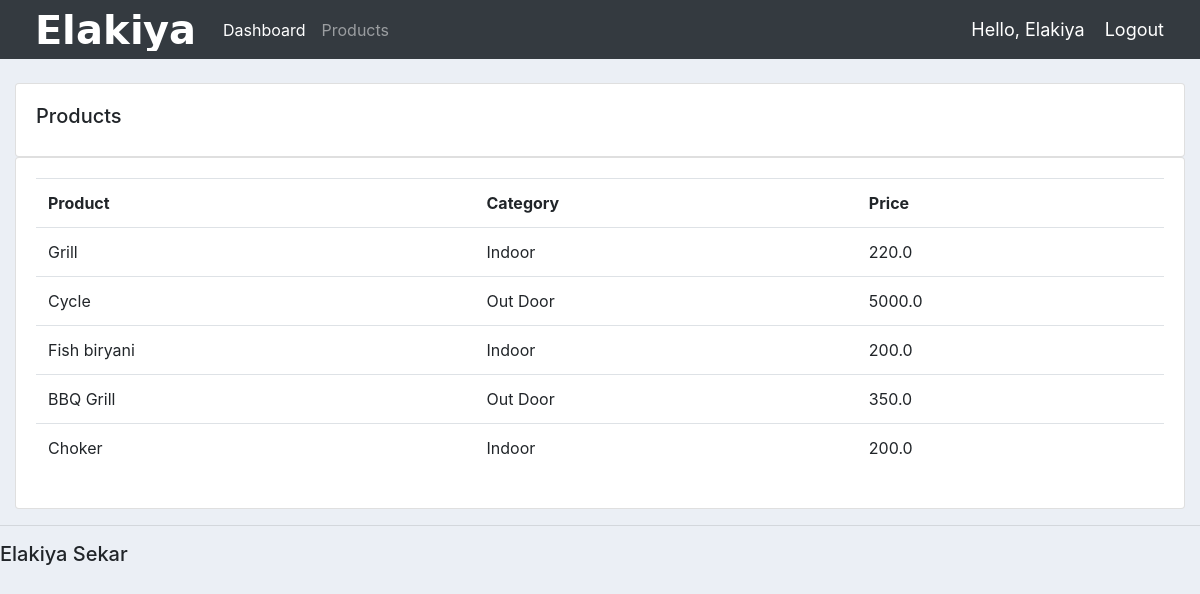
Screenshot of /products/ (signed in) with the database file from the repository.
### account/models.py (models this page shows, shortened)
class Product(models.Model):
    CATEGORY = (
			('Indoor', 'Indoor'),
			('Out Door', 'Out Door'),
			)
    name=models.CharField(max_length=200,null=True)
    price=models.FloatField(null=True)
    category=models.CharField(max_length=200,null=True,choices=CATEGORY)
    description=models.CharField(max_length=200,null=True,blank=True)
    date_created=models.DateTimeField(auto_now_add=True,null=True)
    tag=models.ManyToManyField(Tag)

### account/decorators.py (the view)
        def wrapper_func(request, *args, **kwargs):
            group = None
            if request.user.groups.exists():
                group = request.user.groups.all()[0].name
            if group in allowed_roles:
                return view_func(request, *args, **kwargs)
            else:
                return HttpResponse('You are not authorized to view this page')

### account/views.py (called while the page is built)
@login_required(login_url='login')
@allowed_users(allowed_roles=['admin'])
def products(request):
	products = Product.objects.all()
	return render(request, 'account/products.html', {'products':products})

### account/templates/account/products.html
{%  extends 'account/main.html' %}
{% block content %}
		<br>
		<div class="row">
			<div class="col-md">
				<div class="card card-body">
					<h5>Products</h5>
				</div>
				<div class="card card-body">
					<table class="table">
						<tr>
							<th>Product</th>
							<th>Category</th>
							<th>Price</th>
						</tr>
						{% for i in products %}
							<tr>
								<td>{{i.name}}</td>
								<td>{{i.category}}</td>
								<td>{{i.price}}</td>
							</tr>
						{% endfor %}
					</table>
				</div>
			</div>
		</div>
{% endblock content %}

### account/templates/account/navbar.html (shortened to what this page needs)
{% load static %}
<nav class="navbar navbar-expand-lg navbar-dark bg-dark">
 <img src="{% static 'images/logo.png' %}">
  <div class="collapse navbar-collapse" id="navbarNav">
    <ul class="navbar-nav">
      {% if request.user.is_staff %}
      <li class="nav-item active">
        <a class="nav-link" href="{% url 'home' %}">Dashboard</a>
      </li>
      <li class="nav-item">
        <a class="nav-link" href="{% url 'products' %}">Products</a>
      </li>
      {% endif %}
    </ul>
  </div>
  <span class="hello-msg">Hello, {{request.user}}</span>
  <span ><a  class="hello-msg" href="{% url 'logout' %}">Logout</a></span>
</nav>

### static/css/main.css (style rules this page uses)
body { background-color: #ebeff5; }

### account/templates/account/navbar.html (style rules this page uses)
.hello-msg { font-size: 18px; color: #fff; margin-right: 20px; }

### rows the page displays
Product: name "Grill", category "Indoor", price "220.0"
Product: name "Cycle", category "Out Door", price "5000.0"
Product: name "Fish biryani", category "Indoor", price "200.0"
Product: name "BBQ Grill", category "Out Door", price "350.0"
Product: name "Choker", category "Indoor", price "200.0"

### other values shown
{{ request.user }} "Elakiya"
